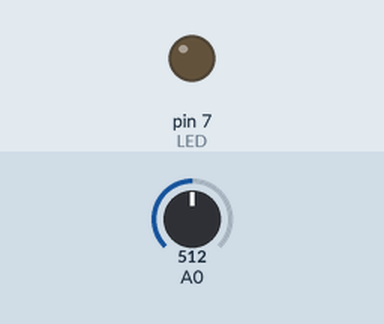
This sketch was run on a simulated Arduino Uno, built with avr-gcc and run on an emulated ATmega328P. Shown: output pins drawn as LEDs (lit = HIGH). The test bench sets the inputs (shaded band); at power-on: A0 = 512. The modem accepts every AT command (registered, SIM ready, sends succeed) and sends nothing else; what the sketch prints to the serial monitor is not drawn.

Above: at 0.1 s.
At 1.6 s:
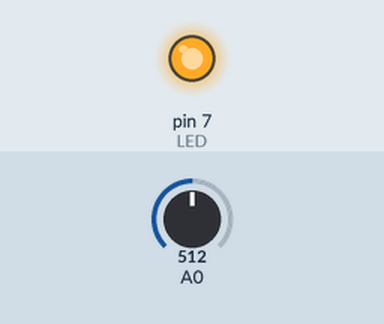
Timing chart, 0 to 3.1 s (numbered marks = the images above):
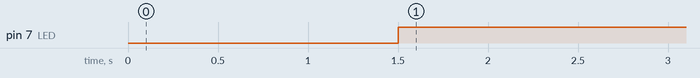

Measured:
- by itself, pin 7 (LED): LOW → HIGH at 1.5 s

The sketch:

test_laser.ino
```cpp
#include <SoftwareSerial.h> //ESP8266 정보 연결
#define DEBUG true //디버그 실행
SoftwareSerial esp8266(2,3); //ESP8266 아두이노 연결 포트 2,3선언

int cds = 0; // CDS 변수 선언
int light = 800; // 레이저 변수 선언
int count = 3; // 센서 인식 후 유지시간(초)
int state = 0;
int stateCount = 0;

byte RedLightOn = 0;
byte GrnLightOn = 0;
int  RedLightCntr =0;


void setup() {
  Serial.begin(9600); // 아두이노 보드레이트 고정
  esp8266.begin(9600); // 8266 보드레이트 고정

  pinMode(7, OUTPUT); // 확인용 LED 핀 할당
  digitalWrite(7, LOW); // 시작시 확인용 LED OFF
}

void loop() {
  cds = analogRead(A0);// 변수 CDS에 아날로그 A0에 입력되는 신호를 대입
  Serial.println(cds); // 시리얼 모니터에 변수 CDS 출력


        if(cds<light)
        {
            if(RedLightOn == 0)
            {
                for(int i=0; i<count; i++)
                {
                    Serial.println(i); // 인식 유지시간 출력
                    delay(500); // 단위 1초로 고정
                }

                digitalWrite(7, HIGH); // 950이상의 신호시 LED 점등
                Serial.println("OFF");  // LED 상태 확인을 위한 출력
                String temp = "GET /arduino/sendData?sound=1 HTTP/1.1\r\nHost: localhost\r\n\r\n";  //빨간등 신호 전송
                espsend(temp); //펑션 불러오기

                RedLightOn = 1;
                delay(100);
            }
        }

        else
        {
            if(GrnLightOn == 0)
            {
                for(int i=0; i<count; i++)
                {
                   Serial.println(i); // 인식 유지시간 출력
                   delay(500); // 단위 1초로 고정
                }

                digitalWrite(7, LOW); // 949이하의 신호시 LED 소등
                Serial.println("ON"); // LED 상태 확인을 위한 출력
                String temp = "GET /arduino/sendData?sound=2 HTTP/1.1\r\nHost: localhost\r\n\r\n"; //파란등 신호 전송
                espsend(temp); //펑션 불러오기

                GrnLightOn = 1;
                delay(100); // 1초 대기
            }
        }


        if(RedLightOn == 1)
        {
            if(RedLightCntr > 1000)
            {
                RedLightOn    = 0;
                RedLightCntr  = 0;
                GrnLightOn    = 0;
                Serial.println("Red Light Reset Time Over");
            }
            else
            {
                RedLightCntr++;
            }
        }
}

void espsend(String d) { //접속을 위한 펑션
  String cmd = "AT+CIPSTART=\"TCP\",\"192.168.0.50\",8080\r\n";
  sendData(cmd, 1000, true);
  String cipSend = " AT+CIPSEND=";
  cipSend += d.length();
  cipSend += "\r\n";
  sendData(cipSend, 1000, DEBUG);
  sendData(d, 1000, DEBUG);
}

String sendData(String command, const int timeout, boolean debug) //펀션의 데이터 규격
{
  String response = "";

  esp8266.print(command);
  long int time = millis();

  while((time+timeout) > millis())
  {
    while(esp8266.available())
    {
      char c = esp8266.read();
      response += c;
    }
  }

  Serial.print(response);

  return response;
}
```
